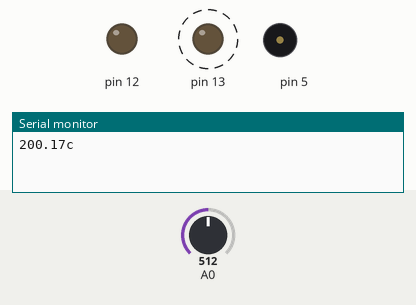
The sketch below on a simulated Arduino Uno, built with avr-gcc and run on an emulated ATmega328P. Shown: output pins drawn as LEDs (lit = HIGH), buzzer (waves = sounding), the last lines printed to the serial monitor. Dashed ring = blinking. Inputs (shaded band) come from the test bench; at power-on: A0 = 512.

Above: at 1.2 s.
1.3 s: A0 set to 177
3.5 s: A0 set to 149
At 4.6 s:
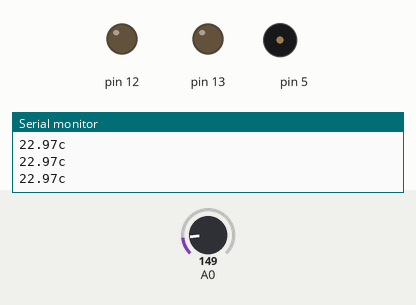
7.5 s: A0 set to 122
At 7.9 s:
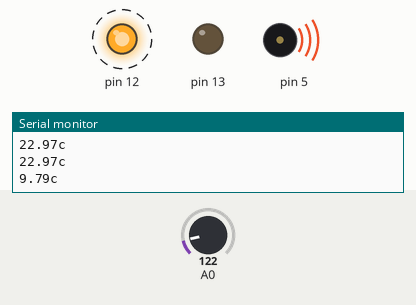
11.5 s: A0 set to 306
At 11.9 s:
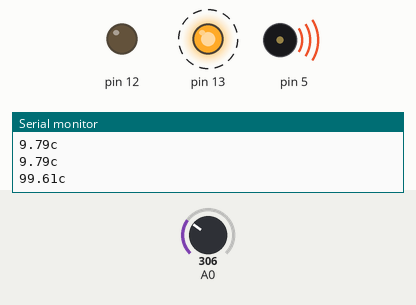
15.5 s: A0 set to 20
At 16.6 s:
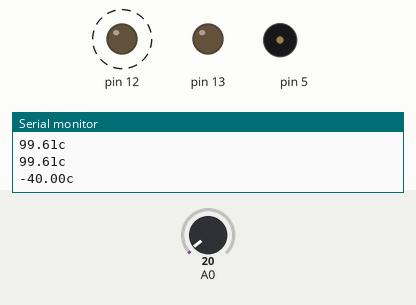
Timing chart, 0 to 20.5 s (numbered marks = the images above; inputs shaded):
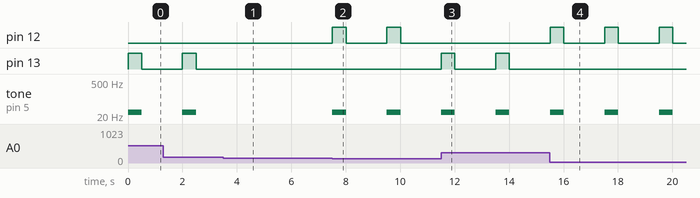

The sketch:

assignment.ino
```cpp
// C++ code
//
int temp = 0;

void setup()
{
  pinMode(A0, INPUT);
  Serial.begin(9600);
  pinMode(12, OUTPUT);
  pinMode(5, OUTPUT);
  pinMode(13, OUTPUT);
  pinMode(5, OUTPUT);
}

void loop()
{
  temp = (-40 + 0.488155 * (analogRead(A0) - 20));
  Serial.print((-40 + 0.488155 * (analogRead(A0) - 20)));
  Serial.println("c");
  if (temp < 20) {
    digitalWrite(12, HIGH);
    tone(5, 29, 500); // play tone 10 (A#0 = 29 Hz)
    delay(500); // Wait for 500 millisecond(s)
    digitalWrite(12, LOW);
    noTone(5);
    delay(1500); // Wait for 1500 millisecond(s)
  }
  if (temp > 30) {
    digitalWrite(13, HIGH);
    tone(5, 29, 500); // play tone 10 (A#0 = 29 Hz)
    delay(500); // Wait for 500 millisecond(s)
    digitalWrite(13, LOW);
    noTone(5);
    delay(1500); // Wait for 1500 millisecond(s)
  }
  if (temp >= 20 && temp <= 30) {
    digitalWrite(5, LOW);
    digitalWrite(13, LOW);
    digitalWrite(12, LOW);
  }
}
```

Measured:
- the behaviour switches between 166 and 165 on A0 (found by bisection; images 0 and 1)
- after the input at 3.5 s, pin 13: stops changing and stays LOW; tone on pin 5: stops changing and stays silent
- after the input at 7.5 s, pin 12: alternates HIGH for 0.50 s and LOW for 1.5 s, starting at once; tone on pin 5: alternates 29 Hz for 0.50 s and silent for 1.5 s, starting at once
- after the input at 11.5 s, pin 12: stops changing and stays LOW; pin 13: alternates HIGH for 0.50 s and LOW for 1.5 s, starting at once
- after the input at 15.5 s, pin 12: alternates HIGH for 0.50 s and LOW for 1.5 s, starting at once; pin 13: stops changing and stays LOW
